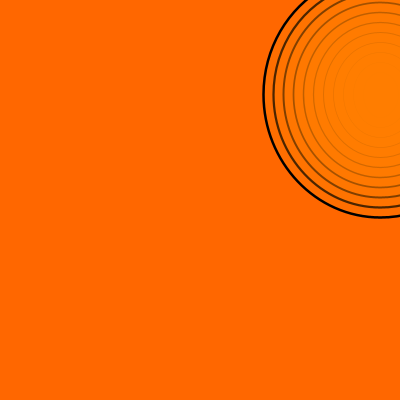
Frame 1 (no input)
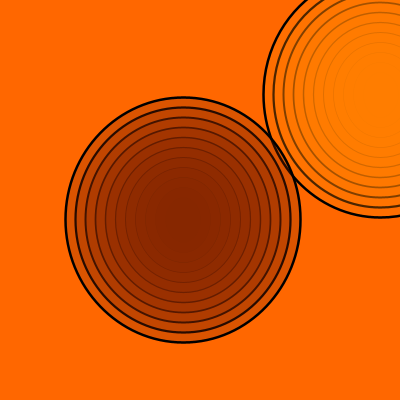
Frame 2 (the mouse pressed at the canvas centre, redrawn once)

The Processing sketch that drew these frames (run headless with seeded random() and noise(); the mouse was pressed at the canvas centre and the sketch redrawn once):

// Processing sketch: processing_39125
// ── processing_39125.pde



void setup(){
  size(400,400);
  background(random(height),random(width),0);
}

void draw(){
  circles(random(width),random(height),25);//function called 'circles' being started here, with the parameters
  noLoop();
}


//circles function using established variable/arguments creats concentric circles with random fills

void circles(float cx, float cy, float w){

  fill(random(width),random(height),0,75);
  for(float count=0; count<=10; count++){
  strokeWeight(count/4);
  ellipse(cx,cy,w+=10,w+=10);
  }
    

}
